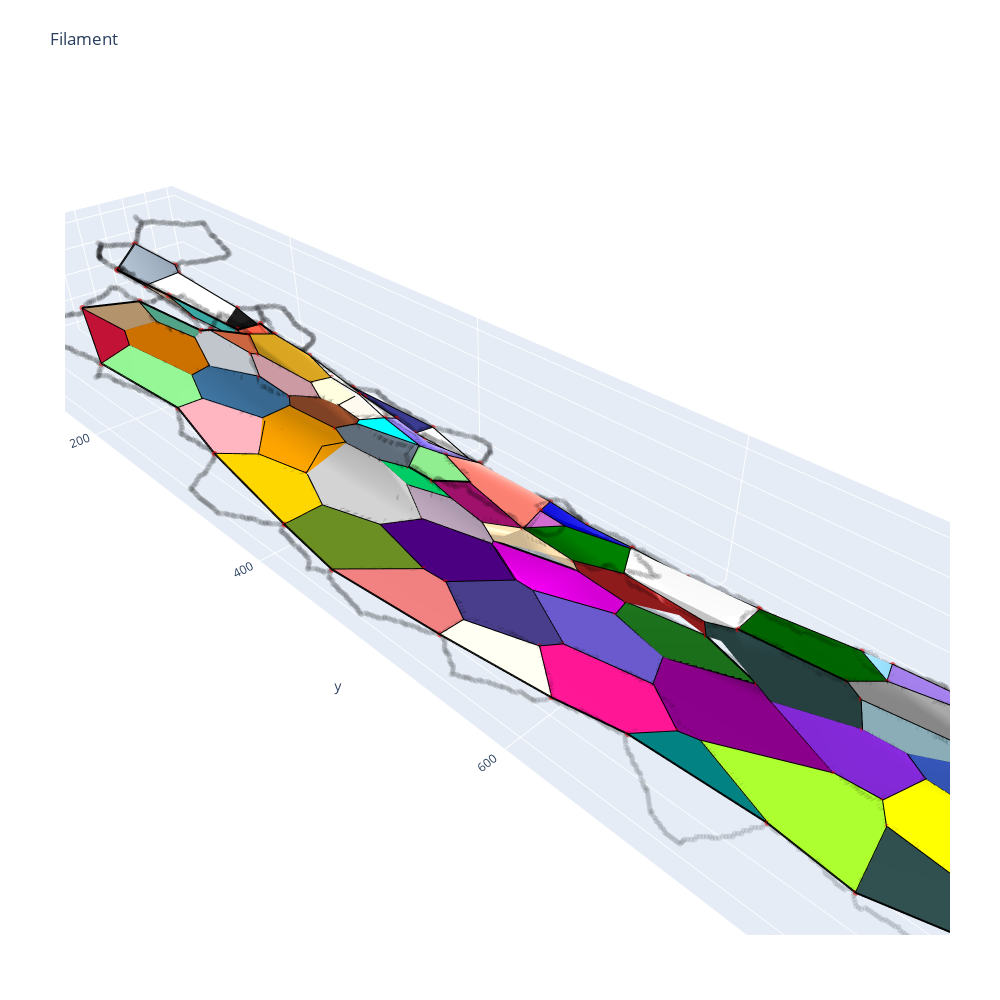

This figure's notebook cell:
### Code cell
import plotly.graph_objects as go
from matplotlib.colors import ListedColormap
rand = (np.random.rand(200,3)*255).astype('int')
rand[0] = 0
cmap_rand = ListedColormap(rand)


plot_face=[]
import matplotlib as mpl
import random 
fill_colors=list(mpl.colors.cnames.values())
random.shuffle(fill_colors)
for f in (np.unique(edge_df.face)[1:]):
    
    try:
        edges= edge_df[edge_df.face==f]
        nb_vert = len(edges)
        vert_order = [edges.iloc[0].srce]
        for i in range(nb_vert):
            vert_order.append(edges[edges.trgt==vert_order[-1]]['srce'].to_numpy()[0])
        zs=vert_df.loc[vert_order].z.to_numpy()
        ys=vert_df.loc[vert_order].y.to_numpy()
        xs=vert_df.loc[vert_order].x.to_numpy()
        plot_face.append(dict(
            type='scatter3d',
            mode='lines',
            x=xs,
            y=ys,
            z=zs,
            name='',
            surfaceaxis=2, # add a surface axis ('1' refers to axes[1] i.e. the y-axis)
            surfacecolor=fill_colors[f],
            line=dict(
                color='black',
                width=4
            ),
        ))
    except:
        print(f)
    
    
    
plot_face.append(fond)
plot_face.append(vertex_isolated)
fig = go.Figure(data=plot_face, )
fig.update_layout(title='Filament', 
                  autosize=False,
                  width=1000,
                  height=1000,
                  margin=dict(l=65, r=50, b=65, t=90),
                 )

fig['layout'].update(scene=dict(aspectmode="data"), showlegend=False)
fig.show()

### Figure 1 — Plotly figure (JSON) as saved in the notebook; plotly's stock layout.template omitted (floating-point values rounded to 4 significant figures; data arrays with more than 128 entries replaced by an {"elided": "..."} marker saying what was removed)
{"data": [{"line": {"color": "black", "width": 4}, "mode": "lines", "name": "", "surfaceaxis": 2, "surfacecolor": "#FFFFF0", "type": "scatter3d", "x": [143, 138, 118, 129, 143], "y": [525, 599, 572, 528, 525], "z": [19, 23, 25, 22, 19]}, {"line": {"color": "black", "width": 4}, "mode": "lines", "name": "", "surfaceaxis": 2, "surfacecolor": "#F08080", "type": "scatter3d", "x": [143, 129, 117, 118, 149, 143], "y": [525, 528, 501, 484, 441, 525], "z": [19, 22, 25, 25, 18, 19]}, {"line": {"color": "black", "width": 4}, "mode": "lines", "name": "", "surfaceaxis": 2, "surfacecolor": "#6B8E23", "type": "scatter3d", "x": [149, 118, 111, 122, 145, 149], "y": [441, 484, 438, 397, 390, 441], "z": [18, 25, 28, 27, 21, 18]}, {"line": {"color": "black", "width": 4}, "mode": "lines", "name": "", "surfaceaxis": 2, "surfacecolor": "#483D8B", "type": "scatter3d", "x": [129, 118, 110, 95, 96, 117, 129], "y": [528, 572, 581, 545, 534, 501, 528], "z": [22, 25, 27, 32, 33, 25, 22]}, {"line": {"color": "black", "width": 4}, "mode": "lines", "name": "", "surfaceaxis": 2, "surfacecolor": "#4B0082", "type": "scatter3d", "x": [118, 117, 96, 89, 97, 111, 118], "y": [484, 501, 534, 509, 460, 438, 484], "z": [25, 25, 33, 40, 36, 28, 25]}, {"line": {"color": "black", "width": 4}, "mode": "lines", "name": "", "surfaceaxis": 2, "surfacecolor": "#FFD700", "type": "scatter3d", "x": [122, 113, 122, 139, 145, 122], "y": [397, 370, 332, 307, 390, 397], "z": [27, 33, 34, 31, 21, 27]}, {"line": {"color": "black", "width": 4}, "mode": "lines", "name": "", "surfaceaxis": 2, "surfacecolor": "#FFB6C1", "type": "scatter3d", "x": [122, 107, 107, 122, 135, 139, 122], "y": [332, 320, 317, 271, 260, 307, 332], "z": [34, 47, 48, 50, 44, 31, 34]}, {"line": {"color": "black", "width": 4}, "mode": "lines", "name": "", "surfaceaxis": 2, "surfacecolor": "#FF00FF", "type": "scatter3d", "x": [95, 86, 81, 81, 88, 89, 96, 95], "y": [545, 594, 596, 564, 509, 509, 534, 545], "z": [32, 40, 46, 48, 42, 40, 33, 32]}, {"line": {"color": "black", "width": 4}, "mode": "lines", "name": "", "surfaceaxis": 2, "surfacecolor": "#228B22", "type": "scatter3d", "x": [86, 91, 85, 80, 81, 86], "y": [594, 628, 675, 643, 596, 594], "z": [40, 37, 48, 53, 46, 40]}, {"line": {"color": "black", "width": 4}, "mode": "lines", "name": "", "surfaceaxis": 2, "surfacecolor": "#6A5ACD", "type": "scatter3d", "x": [103, 91, 86, 95, 110, 103], "y": [632, 628, 594, 545, 581, 632], "z": [30, 37, 40, 32, 27, 30]}, {"line": {"color": "black", "width": 4}, "mode": "lines", "name": "", "surfaceaxis": 2, "surfacecolor": "#FFE4B5", "type": "scatter3d", "x": [81, 83, 84, 84, 85, 88, 81], "y": [564, 562, 528, 527, 497, 509, 564], "z": [48, 55, 58, 58, 47, 42, 48]}, {"line": {"color": "black", "width": 4}, "mode": "lines", "name": "", "surfaceaxis": 2, "surfacecolor": "#C71585", "type": "scatter3d", "x": [84, 80, 85, 84, 85, 84], "y": [527, 482, 456, 471, 497, 527], "z": [58, 64, 55, 50, 47, 58]}, {"line": {"color": "black", "width": 4}, "mode": "lines", "name": "", "surfaceaxis": 2, "surfacecolor": "#98FB98", "type": "scatter3d", "x": [122, 118, 133, 151, 135, 122], "y": [271, 255, 203, 193, 260, 271], "z": [50, 60, 69, 58, 44, 50]}, {"line": {"color": "black", "width": 4}, "mode": "lines", "name": "", "surfaceaxis": 2, "surfacecolor": "#D8BFD8", "type": "scatter3d", "x": [97, 89, 88, 85, 84, 89, 97], "y": [460, 509, 509, 497, 471, 438, 460], "z": [36, 40, 42, 47, 50, 46, 36]}, {"line": {"color": "black", "width": 4}, "mode": "lines", "name": "", "surfaceaxis": 2, "surfacecolor": "#90EE90", "type": "scatter3d", "x": [80, 72, 76, 76, 86, 85, 80], "y": [482, 453, 436, 435, 437, 456, 482], "z": [64, 65, 65, 65, 56, 55, 64]}, {"line": {"color": "black", "width": 4}, "mode": "lines", "name": "", "surfaceaxis": 2, "surfacecolor": "#778899", "type": "scatter3d", "x": [90, 91, 89, 86, 76, 85, 90], "y": [373, 384, 413, 437, 435, 388, 373], "z": [57, 52, 52, 56, 65, 64, 57]}, {"line": {"color": "black", "width": 4}, "mode": "lines", "name": "", "surfaceaxis": 2, "surfacecolor": "#A0522D", "type": "scatter3d", "x": [90, 85, 82, 83, 86, 94, 95, 90], "y": [373, 388, 387, 368, 354, 332, 333, 373], "z": [57, 64, 65, 68, 69, 65, 59, 57]}, {"line": {"color": "black", "width": 4}, "mode": "lines", "name": "", "surfaceaxis": 2, "surfacecolor": "#FFFAF0", "type": "scatter3d", "x": [73, 70, 83, 82, 73], "y": [400, 372, 368, 387, 400], "z": [68, 72, 68, 65, 68]}, {"line": {"color": "black", "width": 4}, "mode": "lines", "name": "", "surfaceaxis": 2, "surfacecolor": "#00FF7F", "type": "scatter3d", "x": [84, 85, 86, 89, 89, 84], "y": [471, 456, 437, 413, 438, 471], "z": [50, 55, 56, 52, 46, 50]}, {"line": {"color": "black", "width": 4}, "mode": "lines", "name": "", "surfaceaxis": 2, "surfacecolor": "#7B68EE", "type": "scatter3d", "x": [62, 64, 73, 76, 72, 61, 62], "y": [422, 400, 400, 436, 453, 470, 422], "z": [57, 64, 68, 65, 65, 62, 57]}, {"line": {"color": "black", "width": 4}, "mode": "lines", "name": "", "surfaceaxis": 2, "surfacecolor": "#EE82EE", "type": "scatter3d", "x": [62, 61, 60, 59, 56, 59, 62], "y": [422, 470, 482, 488, 459, 430, 422], "z": [57, 62, 58, 52, 47, 51, 57]}, {"line": {"color": "black", "width": 4}, "mode": "lines", "name": "", "surfaceaxis": 2, "surfacecolor": "#FAF0E6", "type": "scatter3d", "x": [31, 39, 52, 59, 56, 43, 31], "y": [435, 386, 374, 430, 459, 470, 435], "z": [31, 37, 45, 51, 47, 35, 31]}, {"line": {"color": "black", "width": 4}, "mode": "lines", "name": "", "surfaceaxis": 2, "surfacecolor": "#F0FFF0", "type": "scatter3d", "x": [17, 39, 31, 17], "y": [378, 386, 435, 378], "z": [29, 37, 31, 29]}, {"line": {"color": "black", "width": 4}, "mode": "lines", "name": "", "surfaceaxis": 2, "surfacecolor": "#FAEBD7", "type": "scatter3d", "x": [43, 46, 32, 43], "y": [470, 523, 528, 470], "z": [35, 36, 29, 35]}, {"line": {"color": "black", "width": 4}, "mode": "lines", "name": "", "surfaceaxis": 2, "surfacecolor": "#3CB371", "type": "scatter3d", "x": [33, 32, 46, 51, 47, 33], "y": [590, 528, 523, 537, 582, 590], "z": [30, 29, 36, 41, 38, 30]}, {"line": {"color": "black", "width": 4}, "mode": "lines", "name": "", "surfaceaxis": 2, "surfacecolor": "#191970", "type": "scatter3d", "x": [17, 30, 46, 56, 52, 39, 17], "y": [378, 310, 321, 354, 374, 386, 378], "z": [29, 38, 44, 49, 45, 37, 29]}, {"line": {"color": "black", "width": 4}, "mode": "lines", "name": "", "surfaceaxis": 2, "surfacecolor": "#000080", "type": "scatter3d", "x": [47, 54, 52, 40, 33, 47], "y": [582, 602, 641, 648, 590, 582], "z": [38, 45, 44, 35, 30, 38]}, {"line": {"color": "black", "width": 4}, "mode": "lines", "name": "", "surfaceaxis": 2, "surfacecolor": "#FDF5E6", "type": "scatter3d", "x": [52, 56, 54, 44, 28, 40, 52], "y": [641, 664, 692, 710, 688, 648, 641], "z": [44, 51, 51, 45, 33, 35, 44]}, {"line": {"color": "black", "width": 4}, "mode": "lines", "name": "", "surfaceaxis": 2, "surfacecolor": "#8FBC8F", "type": "scatter3d", "x": [44, 35, 28, 44], "y": [710, 753, 688, 710], "z": [45, 45, 33, 45]}, {"line": {"color": "black", "width": 4}, "mode": "lines", "name": "", "surfaceaxis": 2, "surfacecolor": "#C0C0C0", "type": "scatter3d", "x": [30, 37, 53, 68, 46, 30], "y": [310, 254, 243, 274, 321, 310], "z": [38, 46, 53, 62, 44, 38]}, {"line": {"color": "black", "width": 4}, "mode": "lines", "name": "", "surfaceaxis": 2, "surfacecolor": "#000000", "type": "scatter3d", "x": [37, 36, 62, 53, 37], "y": [254, 180, 207, 243, 254], "z": [46, 58, 62, 53, 46]}, {"line": {"color": "black", "width": 4}, "mode": "lines", "name": "", "surfaceaxis": 2, "surfacecolor": "#1E90FF", "type": "scatter3d", "x": [52, 54, 59, 61, 56, 52], "y": [641, 602, 596, 625, 664, 641], "z": [44, 45, 51, 58, 51, 44]}, {"line": {"color": "black", "width": 4}, "mode": "lines", "name": "", "surfaceaxis": 2, "surfacecolor": "#E9967A", "type": "scatter3d", "x": [47, 51, 56, 60, 59, 54, 47], "y": [582, 537, 534, 559, 596, 602, 582], "z": [38, 41, 47, 54, 51, 45, 38]}, {"line": {"color": "black", "width": 4}, "mode": "lines", "name": "", "surfaceaxis": 2, "surfacecolor": "#F5F5DC", "type": "scatter3d", "x": [36, 51, 91, 81, 62, 36], "y": [180, 127, 155, 194, 207, 180], "z": [58, 75, 85, 74, 62, 58]}, {"line": {"color": "black", "width": 4}, "mode": "lines", "name": "", "surfaceaxis": 2, "surfacecolor": "#EEE8AA", "type": "scatter3d", "x": [62, 61, 60, 56, 59, 60, 62], "y": [526, 551, 559, 534, 488, 482, 526], "z": [63, 60, 54, 47, 52, 58, 63]}, {"line": {"color": "black", "width": 4}, "mode": "lines", "name": "", "surfaceaxis": 2, "surfacecolor": "#FFFFE0", "type": "scatter3d", "x": [83, 70, 74, 84, 86, 83], "y": [368, 372, 350, 343, 354, 368], "z": [68, 72, 77, 75, 69, 68]}, {"line": {"color": "black", "width": 4}, "mode": "lines", "name": "", "surfaceaxis": 2, "surfacecolor": "#0000CD", "type": "scatter3d", "x": [62, 75, 76, 69, 68, 61, 62], "y": [526, 531, 549, 587, 587, 551, 526], "z": [63, 66, 66, 68, 68, 60, 63]}, {"line": {"color": "black", "width": 4}, "mode": "lines", "name": "", "surfaceaxis": 2, "surfacecolor": "#DA70D6", "type": "scatter3d", "x": [76, 75, 84, 76], "y": [549, 531, 528, 549], "z": [66, 66, 58, 66]}, {"line": {"color": "black", "width": 4}, "mode": "lines", "name": "", "surfaceaxis": 2, "surfacecolor": "#008000", "type": "scatter3d", "x": [83, 82, 69, 76, 84, 84, 83], "y": [562, 594, 587, 549, 528, 528, 562], "z": [55, 64, 68, 66, 58, 58, 55]}, {"line": {"color": "black", "width": 4}, "mode": "lines", "name": "", "surfaceaxis": 2, "surfacecolor": "#708090", "type": "scatter3d", "x": [61, 62, 66, 60, 57, 54, 56, 61], "y": [625, 617, 659, 700, 717, 692, 664, 625], "z": [58, 63, 71, 67, 61, 51, 51, 58]}, {"line": {"color": "black", "width": 4}, "mode": "lines", "name": "", "surfaceaxis": 2, "surfacecolor": "#00FFFF", "type": "scatter3d", "x": [76, 76, 73, 82, 85, 76], "y": [435, 436, 400, 387, 388, 435], "z": [65, 65, 68, 65, 64, 65]}, {"line": {"color": "black", "width": 4}, "mode": "lines", "name": "", "surfaceaxis": 2, "surfacecolor": "#FFA500", "type": "scatter3d", "x": [113, 98, 91, 90, 95, 107, 107, 122, 113], "y": [370, 368, 384, 373, 333, 317, 320, 332, 370], "z": [33, 45, 52, 57, 59, 48, 47, 34, 33]}, {"line": {"color": "black", "width": 4}, "mode": "lines", "name": "", "surfaceaxis": 2, "surfacecolor": "#D3D3D3", "type": "scatter3d", "x": [71, 74, 70, 73, 64, 63, 71], "y": [324, 350, 372, 400, 400, 368, 324], "z": [82, 77, 72, 68, 64, 66, 82]}, {"line": {"color": "black", "width": 4}, "mode": "lines", "name": "", "surfaceaxis": 2, "surfacecolor": "#32CD32", "type": "scatter3d", "x": [62, 71, 70, 71, 63, 62], "y": [350, 307, 306, 324, 368, 350], "z": [55, 71, 80, 82, 66, 55]}, {"line": {"color": "black", "width": 4}, "mode": "lines", "name": "", "surfaceaxis": 2, "surfacecolor": "#2E8B57", "type": "scatter3d", "x": [59, 60, 61, 68, 62, 61, 59], "y": [596, 559, 551, 587, 617, 625, 596], "z": [51, 54, 60, 68, 63, 58, 51]}, {"line": {"color": "black", "width": 4}, "mode": "lines", "name": "", "surfaceaxis": 2, "surfacecolor": "#B22222", "type": "scatter3d", "x": [80, 80, 82, 83, 81, 81, 80], "y": [643, 641, 594, 562, 564, 596, 643], "z": [53, 61, 64, 55, 48, 46, 53]}, {"line": {"color": "black", "width": 4}, "mode": "lines", "name": "", "surfaceaxis": 2, "surfacecolor": "#FF69B4", "type": "scatter3d", "x": [66, 66, 65, 62, 60, 66], "y": [659, 660, 709, 717, 700, 659], "z": [71, 71, 77, 74, 67, 71]}, {"line": {"color": "black", "width": 4}, "mode": "lines", "name": "", "surfaceaxis": 2, "surfacecolor": "#006400", "type": "scatter3d", "x": [81, 79, 75, 65, 66, 81], "y": [659, 712, 726, 709, 660, 659], "z": [68, 71, 78, 77, 71, 68]}, {"line": {"color": "black", "width": 4}, "mode": "lines", "name": "", "surfaceaxis": 2, "surfacecolor": "#8B008B", "type": "scatter3d", "x": [91, 103, 117, 115, 100, 87, 85, 91], "y": [628, 632, 657, 668, 724, 684, 675, 628], "z": [37, 30, 28, 29, 41, 45, 48, 37]}, {"line": {"color": "black", "width": 4}, "mode": "lines", "name": "", "surfaceaxis": 2, "surfacecolor": "#8A2BE2", "type": "scatter3d", "x": [90, 85, 84, 87, 100, 101, 90], "y": [756, 745, 725, 684, 724, 746, 756], "z": [56, 58, 56, 45, 41, 44, 56]}, {"line": {"color": "black", "width": 4}, "mode": "lines", "name": "", "surfaceaxis": 2, "surfacecolor": "#ADD8E6", "type": "scatter3d", "x": [84, 85, 83, 81, 81, 84], "y": [725, 745, 775, 760, 720, 725], "z": [56, 58, 71, 73, 68, 56]}, {"line": {"color": "black", "width": 4}, "mode": "lines", "name": "", "surfaceaxis": 2, "surfacecolor": "#FFFF00", "type": "scatter3d", "x": [119, 108, 96, 90, 101, 110, 119], "y": [799, 817, 800, 756, 746, 753, 799], "z": [47, 59, 60, 56, 44, 42, 47]}, {"line": {"color": "black", "width": 4}, "mode": "lines", "name": "", "surfaceaxis": 2, "surfacecolor": "#2F4F4F", "type": "scatter3d", "x": [137, 132, 119, 110, 137], "y": [757, 818, 799, 753, 757], "z": [31, 47, 47, 42, 31]}, {"line": {"color": "black", "width": 4}, "mode": "lines", "name": "", "surfaceaxis": 2, "surfacecolor": "#AFEEEE", "type": "scatter3d", "x": [128, 110, 92, 96, 108, 128], "y": [861, 870, 813, 800, 817, 861], "z": [66, 77, 70, 60, 59, 66]}, {"line": {"color": "black", "width": 4}, "mode": "lines", "name": "", "surfaceaxis": 2, "surfacecolor": "#9932CC", "type": "scatter3d", "x": [81, 83, 86, 83, 81, 78, 81], "y": [760, 775, 796, 814, 810, 764, 760], "z": [73, 71, 74, 83, 88, 81, 73]}, {"line": {"color": "black", "width": 4}, "mode": "lines", "name": "", "surfaceaxis": 2, "surfacecolor": "#DC143C", "type": "scatter3d", "x": [133, 131, 144, 151, 133], "y": [203, 196, 166, 193, 203], "z": [69, 77, 88, 58, 69]}, {"line": {"color": "black", "width": 4}, "mode": "lines", "name": "", "surfaceaxis": 2, "surfacecolor": "#7FFF00", "type": "scatter3d", "x": [68, 70, 71, 62, 56, 46, 68], "y": [274, 275, 307, 350, 354, 321, 274], "z": [62, 64, 71, 55, 49, 44, 62]}, {"line": {"color": "black", "width": 4}, "mode": "lines", "name": "", "surfaceaxis": 2, "surfacecolor": "#FFDAB9", "type": "scatter3d", "x": [91, 105, 99, 84, 81, 91], "y": [155, 145, 204, 206, 194, 155], "z": [85, 98, 95, 75, 74, 85]}, {"line": {"color": "black", "width": 4}, "mode": "lines", "name": "", "surfaceaxis": 2, "surfacecolor": "#48D1CC", "type": "scatter3d", "x": [76, 84, 99, 82, 76], "y": [265, 206, 204, 259, 265], "z": [71, 75, 95, 82, 71]}, {"line": {"color": "black", "width": 4}, "mode": "lines", "name": "", "surfaceaxis": 2, "surfacecolor": "#DEB887", "type": "scatter3d", "x": [117, 121, 144, 131, 117], "y": [217, 206, 166, 196, 217], "z": [86, 98, 88, 77, 86]}, {"line": {"color": "black", "width": 4}, "mode": "lines", "name": "", "surfaceaxis": 2, "surfacecolor": "#66CDAA", "type": "scatter3d", "x": [105, 121, 117, 107, 105], "y": [253, 206, 217, 247, 253], "z": [87, 98, 86, 81, 87]}, {"line": {"color": "black", "width": 4}, "mode": "lines", "name": "", "surfaceaxis": 2, "surfacecolor": "#F0F8FF", "type": "scatter3d", "x": [109, 96, 94, 102, 105, 107, 109], "y": [264, 303, 293, 260, 253, 247, 264], "z": [67, 69, 81, 89, 87, 81, 67]}, {"line": {"color": "black", "width": 4}, "mode": "lines", "name": "", "surfaceaxis": 2, "surfacecolor": "#87CEEB", "type": "scatter3d", "x": [75, 62, 62, 65, 75], "y": [726, 722, 717, 709, 726], "z": [78, 76, 74, 77, 78]}, {"line": {"color": "black", "width": 4}, "mode": "lines", "name": "", "surfaceaxis": 2, "surfacecolor": "#9370DB", "type": "scatter3d", "x": [75, 72, 65, 63, 62, 75], "y": [726, 760, 769, 752, 722, 726], "z": [78, 82, 83, 79, 76, 78]}, {"line": {"color": "black", "width": 4}, "mode": "lines", "name": "", "surfaceaxis": 2, "surfacecolor": "#A9A9A9", "type": "scatter3d", "x": [144, 130, 128, 108, 119, 132, 144], "y": [859, 862, 861, 817, 799, 818, 859], "z": [58, 65, 66, 59, 47, 47, 58]}, {"line": {"color": "black", "width": 4}, "mode": "lines", "name": "", "surfaceaxis": 2, "surfacecolor": "#FFF8DC", "type": "scatter3d", "x": [144, 159, 159, 147, 130, 144], "y": [859, 882, 876, 874, 862, 859], "z": [58, 66, 71, 68, 65, 58]}, {"line": {"color": "black", "width": 4}, "mode": "lines", "name": "", "surfaceaxis": 2, "surfacecolor": "#00FFFF", "type": "scatter3d", "x": [147, 159, 148, 147], "y": [874, 876, 876, 874], "z": [68, 71, 69, 68]}, {"line": {"color": "black", "width": 4}, "mode": "lines", "name": "", "surfaceaxis": 2, "surfacecolor": "#FF00FF", "type": "scatter3d", "x": [150, 148, 159, 159, 150], "y": [883, 876, 876, 882, 883], "z": [70, 69, 71, 66, 70]}, {"line": {"color": "black", "width": 4}, "mode": "lines", "name": "", "surfaceaxis": 2, "surfacecolor": "#A9A9A9", "type": "scatter3d", "x": [81, 81, 78, 72, 75, 79, 81], "y": [720, 760, 764, 760, 726, 712, 720], "z": [68, 73, 81, 82, 78, 71, 68]}, {"line": {"color": "black", "width": 4}, "mode": "lines", "name": "", "surfaceaxis": 2, "surfacecolor": "#FF8C00", "type": "scatter3d", "x": [109, 107, 117, 131, 133, 118, 109], "y": [264, 247, 217, 196, 203, 255, 264], "z": [67, 81, 86, 77, 69, 60, 67]}, {"line": {"color": "black", "width": 4}, "mode": "lines", "name": "", "surfaceaxis": 2, "surfacecolor": "#FFEFD5", "type": "scatter3d", "x": [110, 106, 96, 83, 86, 92, 110], "y": [870, 876, 876, 814, 796, 813, 870], "z": [77, 81, 91, 83, 74, 70, 77]}, {"line": {"color": "black", "width": 4}, "mode": "lines", "name": "", "surfaceaxis": 2, "surfacecolor": "#20B2AA", "type": "scatter3d", "x": [106, 118, 95, 96, 106], "y": [876, 918, 879, 876, 876], "z": [81, 90, 95, 91, 81]}, {"line": {"color": "black", "width": 4}, "mode": "lines", "name": "", "surfaceaxis": 2, "surfacecolor": "#FFF0F5", "type": "scatter3d", "x": [62, 81, 84, 76, 70, 68, 53, 62], "y": [207, 194, 206, 265, 275, 274, 243, 207], "z": [62, 74, 75, 71, 64, 62, 53, 62]}, {"line": {"color": "black", "width": 4}, "mode": "lines", "name": "", "surfaceaxis": 2, "surfacecolor": "#00008B", "type": "scatter3d", "x": [70, 76, 80, 71, 70], "y": [306, 279, 301, 324, 306], "z": [80, 91, 92, 82, 80]}, {"line": {"color": "black", "width": 4}, "mode": "lines", "name": "", "surfaceaxis": 2, "surfacecolor": "#FF6347", "type": "scatter3d", "x": [76, 82, 76, 70, 71, 70, 76], "y": [265, 259, 279, 306, 307, 275, 265], "z": [71, 82, 91, 80, 71, 64, 71]}, {"line": {"color": "black", "width": 4}, "mode": "lines", "name": "", "surfaceaxis": 2, "surfacecolor": "#DAA520", "type": "scatter3d", "x": [71, 80, 91, 92, 84, 74, 71], "y": [324, 301, 290, 299, 343, 350, 324], "z": [82, 92, 92, 82, 75, 77, 82]}, {"line": {"color": "black", "width": 4}, "mode": "lines", "name": "", "surfaceaxis": 2, "surfacecolor": "#556B2F", "type": "scatter3d", "x": [56, 62, 63, 64, 62, 59, 52, 56], "y": [354, 350, 368, 400, 422, 430, 374, 354], "z": [49, 55, 66, 64, 57, 51, 45, 49]}, {"line": {"color": "black", "width": 4}, "mode": "lines", "name": "", "surfaceaxis": 2, "surfacecolor": "#F5F5F5", "type": "scatter3d", "x": [69, 82, 80, 81, 66, 66, 62, 68, 69], "y": [587, 594, 641, 659, 660, 659, 617, 587, 587], "z": [68, 64, 61, 68, 71, 71, 63, 68, 68]}, {"line": {"color": "black", "width": 4}, "mode": "lines", "name": "", "surfaceaxis": 2, "surfacecolor": "#00FF00", "type": "scatter3d", "x": [78, 81, 71, 64, 65, 72, 78], "y": [764, 810, 814, 800, 769, 760, 764], "z": [81, 88, 94, 88, 83, 82, 81]}, {"line": {"color": "black", "width": 4}, "mode": "lines", "name": "", "surfaceaxis": 2, "surfacecolor": "#F4A460", "type": "scatter3d", "x": [60, 62, 62, 63, 55, 57, 60], "y": [700, 717, 722, 752, 751, 717, 700], "z": [67, 74, 76, 79, 64, 61, 67]}, {"line": {"color": "black", "width": 4}, "mode": "lines", "name": "", "surfaceaxis": 2, "surfacecolor": "#40E0D0", "type": "scatter3d", "x": [71, 76, 68, 61, 64, 71], "y": [814, 841, 857, 809, 800, 814], "z": [94, 101, 100, 87, 88, 94]}, {"line": {"color": "black", "width": 4}, "mode": "lines", "name": "", "surfaceaxis": 2, "surfacecolor": "#708090", "type": "scatter3d", "x": [51, 47, 63, 105, 91, 51], "y": [127, 116, 89, 145, 155, 127], "z": [75, 77, 91, 98, 85, 75]}, {"line": {"color": "black", "width": 4}, "mode": "lines", "name": "", "surfaceaxis": 2, "surfacecolor": "#808080", "type": "scatter3d", "x": [56, 61, 68, 61, 57, 56], "y": [826, 809, 857, 876, 868, 826], "z": [79, 87, 100, 96, 89, 79]}, {"line": {"color": "black", "width": 4}, "mode": "lines", "name": "", "surfaceaxis": 2, "surfacecolor": "#FFFAFA", "type": "scatter3d", "x": [57, 61, 48, 57], "y": [868, 876, 902, 868], "z": [89, 96, 90, 89]}, {"line": {"color": "black", "width": 4}, "mode": "lines", "name": "", "surfaceaxis": 2, "surfacecolor": "#D2B48C", "type": "scatter3d", "x": [56, 57, 48, 49, 56], "y": [826, 868, 902, 821, 826], "z": [79, 89, 90, 71, 79]}, {"line": {"color": "black", "width": 4}, "mode": "lines", "name": "", "surfaceaxis": 2, "surfacecolor": "#FF7F50", "type": "scatter3d", "x": [91, 102, 94, 92, 91], "y": [290, 260, 293, 299, 290], "z": [92, 89, 81, 82, 92]}, {"line": {"color": "black", "width": 4}, "mode": "lines", "name": "", "surfaceaxis": 2, "surfacecolor": "#FFC0CB", "type": "scatter3d", "x": [94, 86, 84, 92, 94, 96, 94], "y": [332, 354, 343, 299, 293, 303, 332], "z": [65, 69, 75, 82, 81, 69, 65]}, {"line": {"color": "black", "width": 4}, "mode": "lines", "name": "", "surfaceaxis": 2, "surfacecolor": "#FA8072", "type": "scatter3d", "x": [84, 84, 75, 62, 60, 61, 72, 80, 84, 84], "y": [528, 528, 531, 526, 482, 470, 453, 482, 527, 528], "z": [58, 58, 66, 63, 58, 62, 65, 64, 58, 58]}, {"line": {"color": "black", "width": 4}, "mode": "lines", "name": "", "surfaceaxis": 2, "surfacecolor": "#4682B4", "type": "scatter3d", "x": [95, 94, 96, 109, 118, 122, 107, 95], "y": [333, 332, 303, 264, 255, 271, 317, 333], "z": [59, 65, 69, 67, 60, 50, 48, 59]}, {"line": {"color": "black", "width": 4}, "mode": "lines", "name": "", "surfaceaxis": 2, "surfacecolor": "#FF0000", "type": "scatter3d", "x": [71, 81, 83, 96, 95, 76, 71], "y": [814, 810, 814, 876, 879, 841, 814], "z": [94, 88, 83, 91, 95, 101, 94]}, {"line": {"color": "black", "width": 4}, "mode": "lines", "name": "", "surfaceaxis": 2, "surfacecolor": "#DDA0DD", "type": "scatter3d", "x": [49, 51, 55, 63, 65, 64, 61, 56, 49], "y": [821, 768, 751, 752, 769, 800, 809, 826, 821], "z": [71, 60, 64, 79, 83, 88, 87, 79, 71]}, {"line": {"color": "black", "width": 4}, "mode": "lines", "name": "", "surfaceaxis": 2, "surfacecolor": "#008080", "type": "scatter3d", "x": [131, 115, 117, 131, 131], "y": [714, 668, 657, 640, 714], "z": [28, 29, 28, 24, 28]}, {"line": {"color": "black", "width": 4}, "mode": "lines", "name": "", "surfaceaxis": 2, "surfacecolor": "#ADFF2F", "type": "scatter3d", "x": [110, 101, 100, 115, 131, 137, 110], "y": [753, 746, 724, 668, 714, 757, 753], "z": [42, 44, 41, 29, 28, 31, 42]}, {"line": {"color": "black", "width": 4}, "mode": "lines", "name": "", "surfaceaxis": 2, "surfacecolor": "#FF1493", "type": "scatter3d", "x": [138, 131, 117, 103, 110, 118, 138], "y": [599, 640, 657, 632, 581, 572, 599], "z": [23, 24, 28, 30, 27, 25, 23]}, {"line": {"color": "black", "width": 4}, "mode": "lines", "name": "", "surfaceaxis": 2, "surfacecolor": "#808080", "type": "scatter3d", "x": [56, 59, 56, 51, 46, 43, 56], "y": [459, 488, 534, 537, 523, 470, 459], "z": [47, 52, 47, 41, 36, 35, 47]}, {"line": {"color": "black", "width": 4}, "mode": "lines", "name": "", "surfaceaxis": 2, "surfacecolor": "#E6E6FA", "type": "scatter3d", "x": [54, 57, 55, 51, 35, 44, 54], "y": [692, 717, 751, 768, 753, 710, 692], "z": [51, 61, 64, 60, 45, 45, 51]}, {"line": {"color": "black", "width": 4}, "mode": "lines", "name": "", "surfaceaxis": 2, "surfacecolor": "#D3D3D3", "type": "scatter3d", "x": [97, 89, 89, 91, 98, 113, 122, 111, 97], "y": [460, 438, 413, 384, 368, 370, 397, 438, 460], "z": [36, 46, 52, 52, 45, 33, 27, 28, 36]}, {"line": {"color": "black", "width": 4}, "mode": "lines", "name": "", "surfaceaxis": 2, "surfacecolor": "#4169E1", "type": "scatter3d", "x": [96, 92, 86, 83, 85, 90, 96], "y": [800, 813, 796, 775, 745, 756, 800], "z": [60, 70, 74, 71, 58, 56, 60]}, {"line": {"color": "black", "width": 4}, "mode": "lines", "name": "", "surfaceaxis": 2, "surfacecolor": "#2F4F4F", "type": "scatter3d", "x": [87, 84, 81, 79, 81, 80, 80, 85, 87], "y": [684, 725, 720, 712, 659, 641, 643, 675, 684], "z": [45, 56, 68, 71, 68, 61, 53, 48, 45]}, {"marker": {"color": "black", "opacity": 0.1, "size": 2}, "mode": "markers", "type": "scatter3d", "x": {"elided": "9133 int values"}, "y": {"elided": "9133 int values"}, "z": {"elided": "9133 int values"}}, {"marker": {"color": "red", "opacity": 0.5, "size": 2}, "mode": "markers", "type": "scatter3d", "x": {"elided": "200 int values"}, "y": {"elided": "200 int values"}, "z": {"elided": "200 int values"}}], "layout": {"autosize": false, "height": 1000, "margin": {"b": 65, "l": 65, "r": 50, "t": 90}, "scene": {"aspectmode": "data"}, "showlegend": false, "title": {"text": "Filament"}, "width": 1000}}
